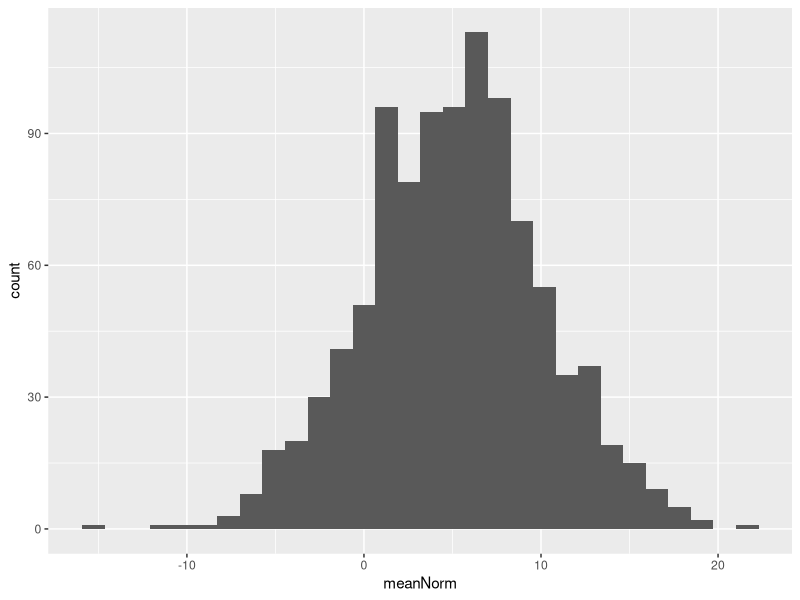
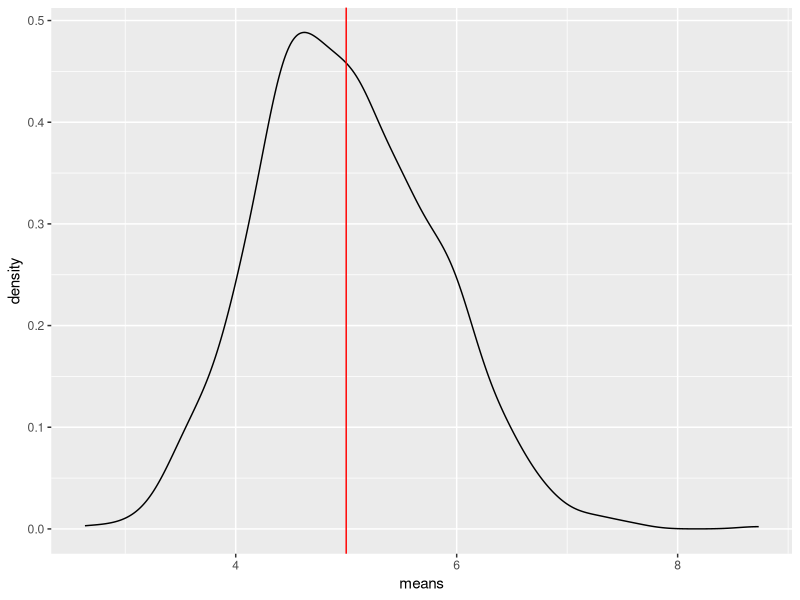
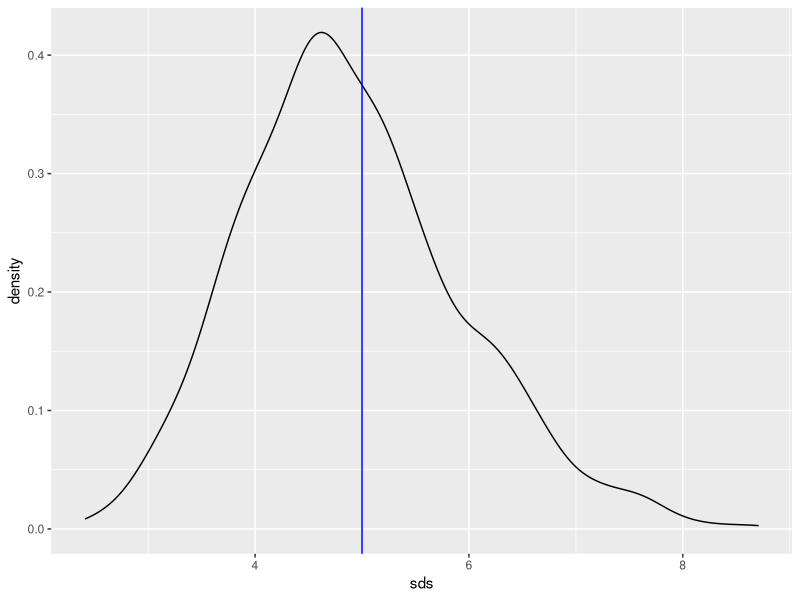
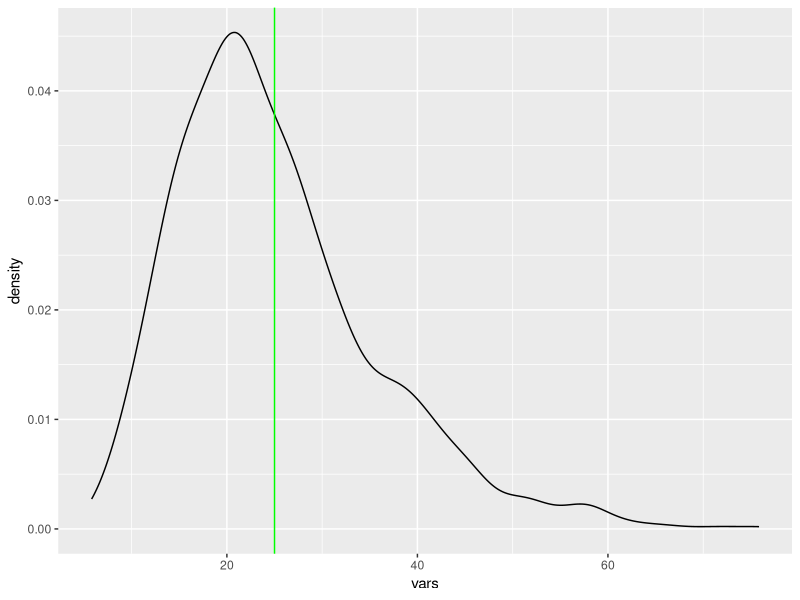
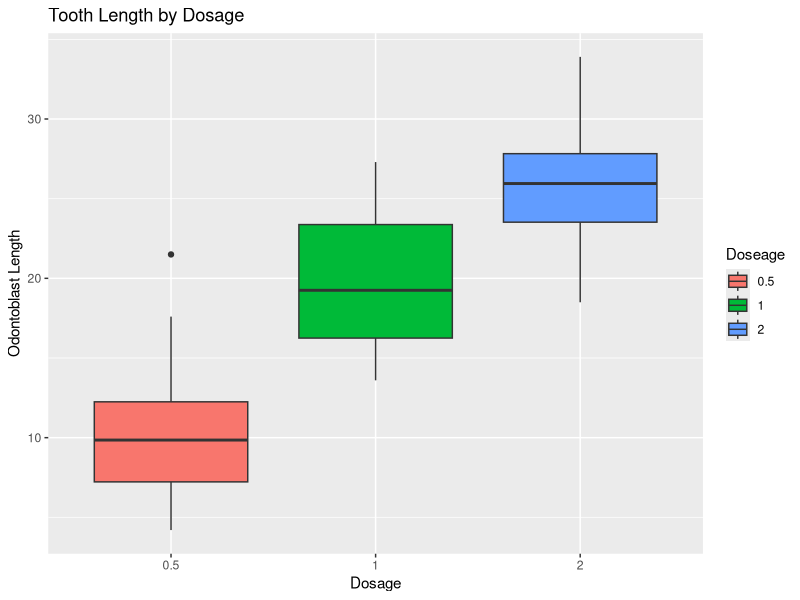
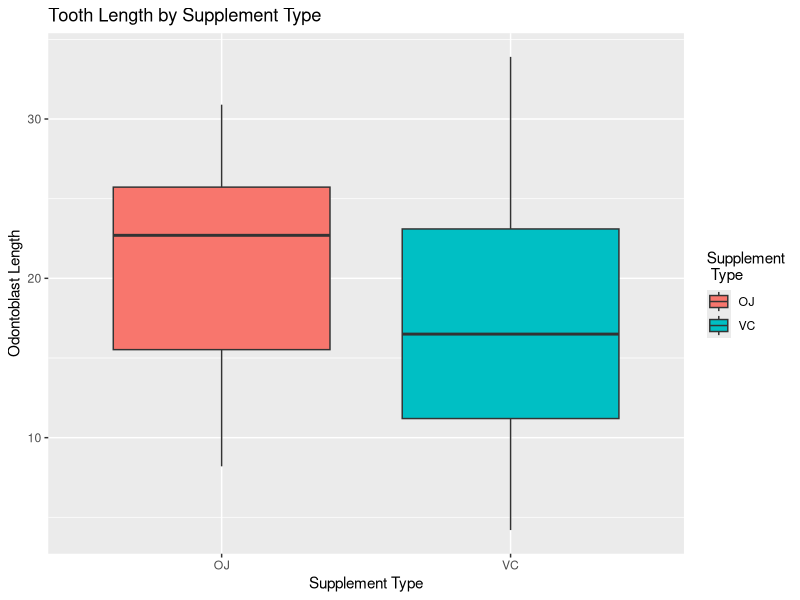
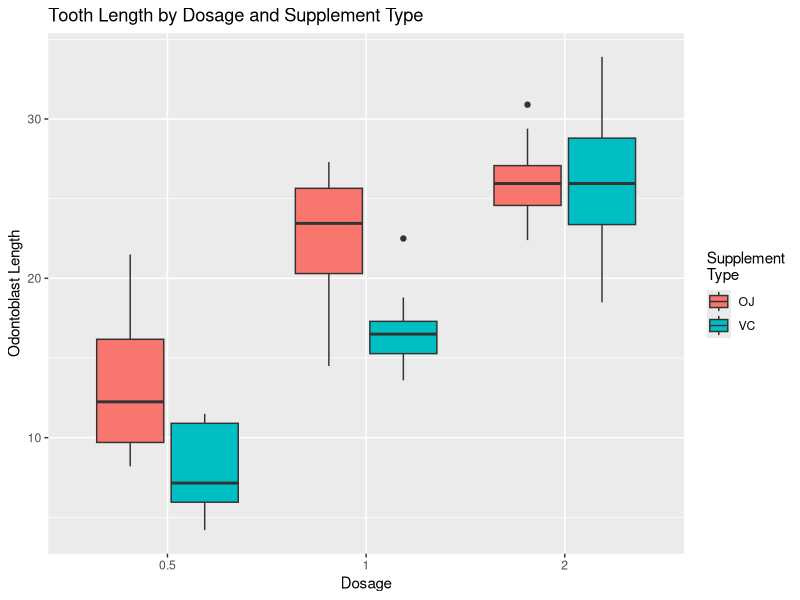

Write the R code that produced these figures, in order.
library(ggplot2)

N <- 40 # number of averages
lambda <- 0.2 # rate parameter
nSims <- 1000

set.seed(5730)
simData <- replicate(nSims, rexp(n = N, rate = lambda))

means <- apply(simData, MARGIN = 2, FUN = mean)
sds <- apply(simData, MARGIN = 2, FUN = sd)
vars <- apply(simData, MARGIN = 2, FUN = var)

truMean <- 1/lambda
truSD <- 1/lambda
truVar <- truSD^2


meanNorm <- rnorm(1000, mean = 5, sd = 5)


ggplot(data = as.data.frame(meanNorm)) +
    geom_histogram(aes(x=meanNorm))

meanDist <- ggplot(data = as.data.frame(means)) +
    geom_density(aes(x = means)) +
    geom_vline(xintercept = truMean, color = "red")
meanDist

sdDist <- ggplot(data = as.data.frame(sds)) +
    geom_density(aes(x = sds)) +
    geom_vline(xintercept = truSD, color = "blue")
sdDist

varDist <- ggplot(data = as.data.frame(vars)) +
    geom_density(aes(x = vars)) +
    geom_vline(xintercept = truVar, color = "green")
varDist




#### Tooth Growth

data("ToothGrowth")
str(ToothGrowth)

help(ToothGrowth)

ggplot(ToothGrowth) +
    geom_boxplot(aes(x = as.factor(dose), y = len, fill = as.factor(dose))) +
    ggtitle( "Tooth Length by Dosage") +
    xlab("Dosage") +
    ylab("Odontoblast Length") +
    labs(fill = "Doseage")

ggplot(ToothGrowth) +
    geom_boxplot(aes(x = supp, y = len, fill = supp)) +
    ggtitle( "Tooth Length by Supplement Type") +
    xlab("Supplement Type") +
    ylab("Odontoblast Length") +
    labs(fill = "Supplement\n Type")

ggplot(ToothGrowth) +
    geom_boxplot(aes(x = as.factor(dose), y = len, fill = as.factor(supp))) +
    ggtitle( "Tooth Length by Dosage and Supplement Type") +
    xlab("Dosage") +
    ylab("Odontoblast Length") +
    labs(fill = "Supplement\nType")

suppByDose <- split(ToothGrowth, list(ToothGrowth$supp, as.factor(ToothGrowth$dose)))
sapply(suppByDose, function(x) mean(x[,1]))
sapply(suppByDose, function(x) length(x[,1]))
groupVars <- sapply(suppByDose, function(x) var(x[,1]))
max(groupVars)/min(groupVars)

library(car)
leveneTest(ToothGrowth$len ~ as.factor(ToothGrowth$dose)*ToothGrowth$supp,
           center = median)
leveneTest(ToothGrowth$len ~ as.factor(ToothGrowth$dose),
           center = median)

byDose <- split(ToothGrowth, ToothGrowth$dose)
byDose
sapply(byDose, function(x) var(x[,1]))
sapply(byDose, function(x) length(x[,1]))
t.test(byDose[2][[1]][1], byDose[3][[1]][1],
       alternative = "two.sided", paired = FALSE, var.equal = TRUE)


leveneTest(ToothGrowth$len ~ as.factor(ToothGrowth$supp),
           center = median)

bySupp <- split(ToothGrowth, ToothGrowth$supp)
bySupp
sapply(bySupp, function(x) var(x[,1]))
t.test(bySupp[1][[1]][1], byDose[1][[1]][1],
       alternative = "greater", paired = FALSE, var.equal = TRUE)
